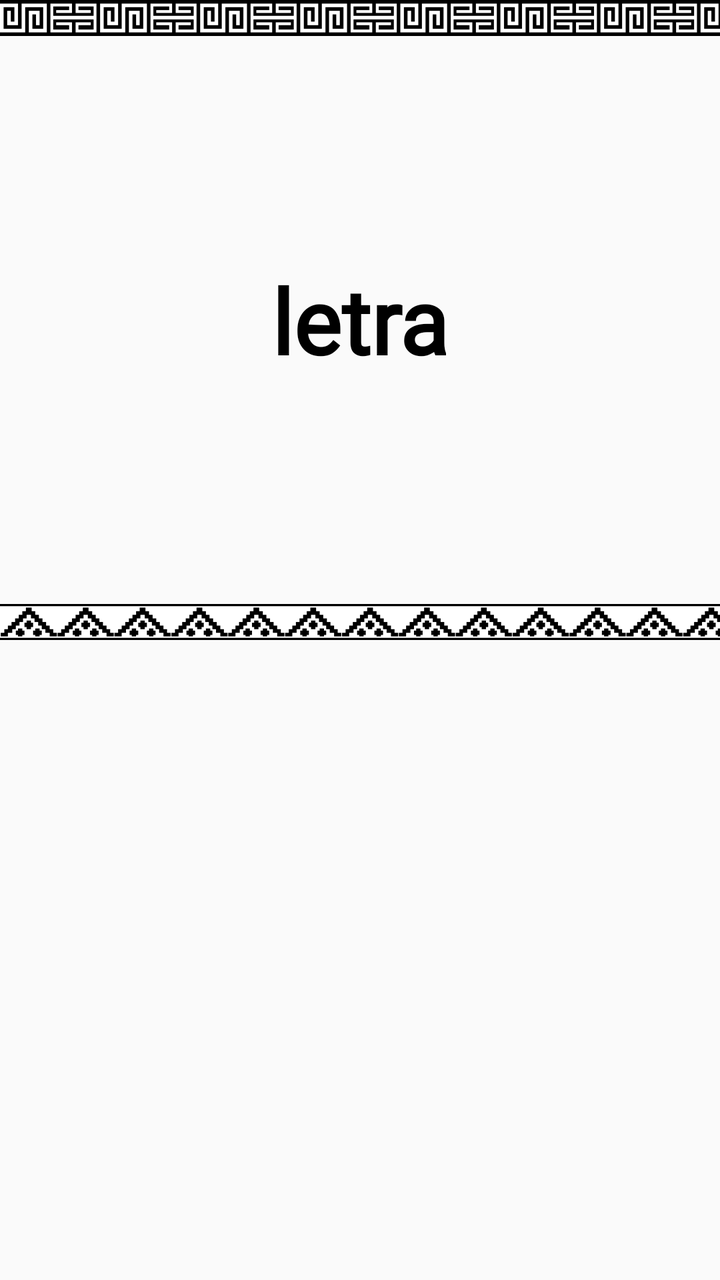
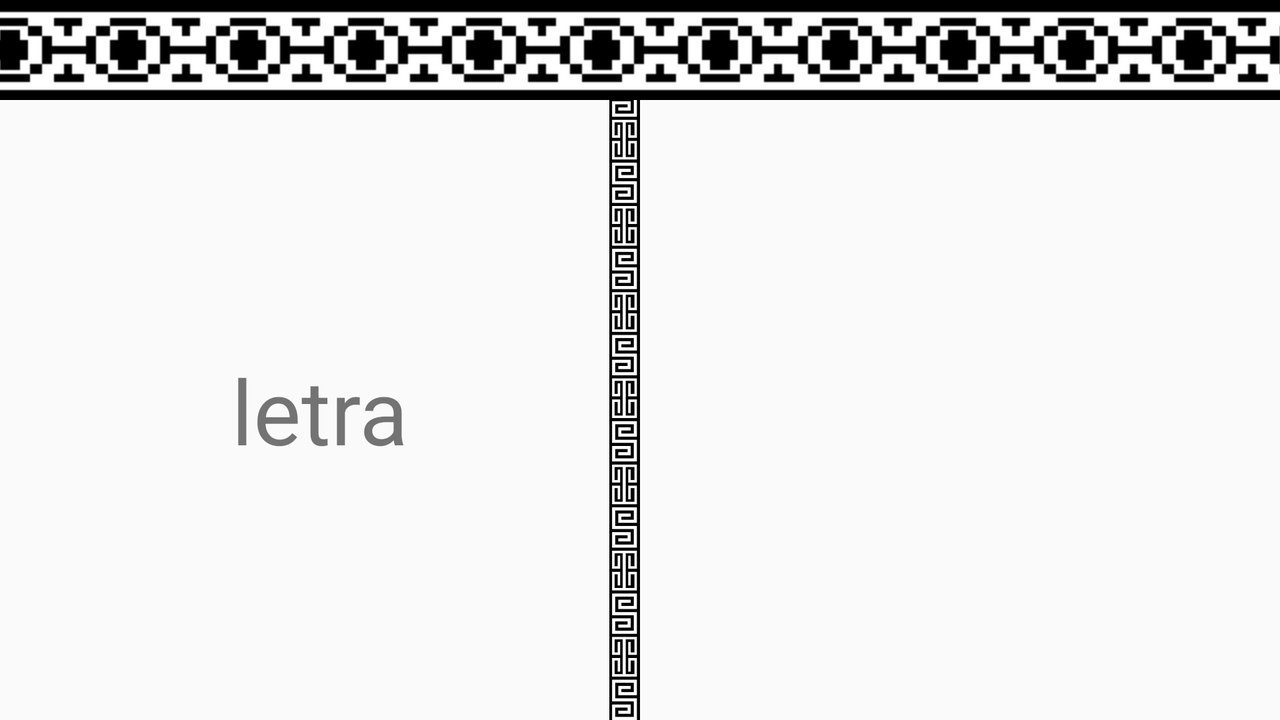

Compare how this app lays out the same screen by default and in its alternative resource folder. The renders come first, then the two layout files and the values they reference.
<!-- AndroidManifest.xml: application theme AppTheme -->
<!-- res/layout/activity_palabras.xml -->
<?xml version="1.0" encoding="utf-8"?>
<LinearLayout xmlns:android="http://schemas.android.com/apk/res/android"
    xmlns:tools="http://schemas.android.com/tools"
    android:layout_width="match_parent"
    android:layout_height="match_parent"
    android:orientation="vertical"
    tools:context=".PalabrasActivity">

    <FrameLayout
        android:layout_width="match_parent"
        android:layout_height="match_parent"
        android:layout_weight="1"
        android:orientation="vertical">

        <ImageView
            android:id="@+id/imageView"
            android:layout_width="wrap_content"
            android:layout_height="match_parent"
            android:layout_gravity="center_horizontal|top"
            android:contentDescription="@string/img_banner_top"
            android:scaleType="fitStart"
            android:src="@mipmap/banner" />

        <TextView
            android:id="@+id/tv_letra"
            style="@style/estilo_titulos"
            android:layout_width="wrap_content"
            android:layout_height="wrap_content"
            android:layout_gravity="center_vertical|center"
            android:text="@string/sub_tit_act_abecedario"
            android:textSize="@dimen/tamano_titulo" />

        <ImageView
            android:id="@+id/imageView2"
            android:layout_width="wrap_content"
            android:layout_height="wrap_content"
            android:layout_gravity="center_horizontal|bottom"
            android:contentDescription="@string/img_banner_bottom"
            android:scaleType="fitEnd"
            android:src="@mipmap/banner_inferior" />


    </FrameLayout>

    <LinearLayout
        android:layout_width="match_parent"
        android:layout_height="match_parent"
        android:layout_weight="1"
        android:orientation="vertical">

        <ListView
            android:id="@+id/lista"
            android:layout_width="match_parent"
            android:layout_height="wrap_content"
            android:layout_marginStart="@dimen/margen_izq_listv"
            android:layout_marginTop="@dimen/margen_sup_listv" />

    </LinearLayout>

</LinearLayout>
<!-- resources referenced by this layout -->
<resources>
  <dimen name="margen_izq_listv">15dp</dimen>
  <dimen name="margen_sup_listv">10dp</dimen>
  <dimen name="tamano_titulo">45sp</dimen>
  <!-- mipmap banner: png bitmap (mipmap, 1204 bytes) -->
  <!-- mipmap banner_inferior: png bitmap (mipmap, 5669 bytes) -->
  <string name="img_banner_bottom">imagenBannerBottom</string>
  <string name="img_banner_top">imagenBannerTop</string>
  <string name="sub_tit_act_abecedario">letra</string>
  <style name="estilo_titulos">
          <item name="android:fontFamily">@font/roboto</item>
          <item name="android:textColor">#000000</item>
          <item name="android:textSize">@dimen/tamano_titulo</item>
          <item name="android:textStyle">bold</item>
      </style>
  <style name="AppTheme" parent="Theme.AppCompat.Light.DarkActionBar">
          
          <item name="colorPrimary">@color/colorPrimary</item>
          <item name="colorPrimaryDark">@color/colorPrimaryDark</item>
          <item name="colorAccent">@color/colorAccent</item>
      </style>
  <color name="colorPrimary">#4CAF50</color>
  <color name="colorPrimaryDark">#388E3C</color>
  <color name="colorAccent">#FF5252</color>
</resources>
<!-- res/layout-land/activity_palabras.xml (the repository's variant of the layout above) -->
<!-- drawn on the phone turned sideways -->
<?xml version="1.0" encoding="utf-8"?>
<LinearLayout xmlns:android="http://schemas.android.com/apk/res/android"
    android:layout_width="match_parent"
    android:layout_height="match_parent"
    xmlns:tools="http://schemas.android.com/tools"
    android:orientation="vertical"
    tools:context=".PalabrasActivity">

    <ImageView
        android:id="@+id/imageView"
        android:layout_width="wrap_content"
        android:layout_height="wrap_content"
        android:contentDescription="@string/img_banner_top"
        android:scaleType="centerCrop"
        android:src="@mipmap/banner_land" />

    <LinearLayout
        android:layout_width="match_parent"
        android:layout_height="match_parent"
        android:baselineAligned="false"
        android:orientation="horizontal">


        <FrameLayout
            android:layout_width="match_parent"
            android:layout_height="match_parent"
            android:orientation="vertical"
            android:layout_weight="1">


            <TextView
                android:layout_width="wrap_content"
                android:layout_height="wrap_content"
                android:text="@string/sub_tit_act_abecedario"
                android:id="@+id/tv_letra"
                android:layout_gravity="center_vertical|center"
                android:textSize="@dimen/tamano_titulo"/>

            <ImageView
                android:id="@+id/imageView2"
                android:layout_width="wrap_content"
                android:layout_height="wrap_content"
                android:layout_gravity="end|center_vertical"
                android:contentDescription="@string/img_banner_top"
                android:scaleType="fitEnd"
                android:src="@mipmap/banner_lat_land" />

        </FrameLayout>

    <LinearLayout
        android:layout_width="match_parent"
        android:layout_height="match_parent"
        android:orientation="vertical"
        android:layout_weight="1"
        >

        <ListView
            android:layout_width="match_parent"
            android:layout_height="wrap_content"
            android:id="@+id/lista"
            android:layout_marginStart="@dimen/margen_izq_listv"
            android:layout_marginTop="@dimen/margen_sup_listv">
        </ListView>


    </LinearLayout>
    </LinearLayout>

</LinearLayout>
<!-- resources referenced by the variant -->
<!-- as the phone turned sideways resolves them -->
<resources>
  <dimen name="margen_izq_listv">15dp</dimen>
  <dimen name="margen_sup_listv">10dp</dimen>
  <dimen name="tamano_titulo">45sp</dimen>
  <!-- mipmap banner_land: png bitmap (mipmap, 3571 bytes) -->
  <!-- mipmap banner_lat_land: png bitmap (mipmap, 5357 bytes) -->
  <string name="img_banner_top">imagenBannerTop</string>
  <string name="sub_tit_act_abecedario">letra</string>
  <style name="AppTheme" parent="Theme.AppCompat.Light.DarkActionBar">
          
          <item name="colorPrimary">@color/colorPrimary</item>
          <item name="colorPrimaryDark">@color/colorPrimaryDark</item>
          <item name="colorAccent">@color/colorAccent</item>
      </style>
  <color name="colorPrimary">#4CAF50</color>
  <color name="colorPrimaryDark">#388E3C</color>
  <color name="colorAccent">#FF5252</color>
</resources>
